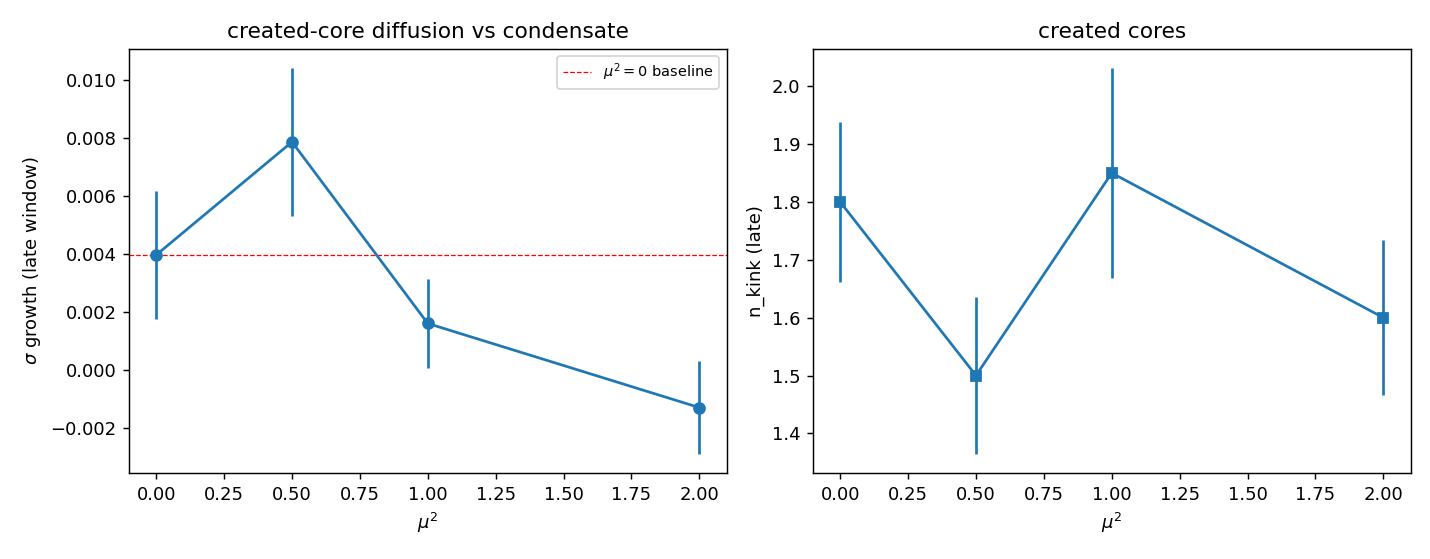

Write Python code to recreate this figure.
"""H5 -- collision with the condensate: the fifth consistency, dynamically.

Repeat the CR_3D (T3D4) head-on collision, now with V(theta) active so the vacuum is the
condensate theta~v.  Two counter-propagating scalar excitations collide on the condensate
background (gauge cold, small transverse noise so the created gauge structure is not
uniform).  We ask whether the created object's core stays LOCALISED (sigma_core constant
= pinned) or DIFFUSES (sigma_core grows), and re-check the five consistencies.

Because H4 found NO static pinning (mu_c absent in the computable range), the prompt's
protocol says H5 is informative but without expectation of Veredict A.  We still run it
with 20 seeds across mu^2 = {0, 0.5, 1.0, 2.0} (mu^2=0 reproduces CR_3D), and report
the created-object core width honestly.

Anti-circularity: winding and sigma_core from real phases; no SR/GR dilation, no complex
numbers; Higgs / Cooper / Abrikosov only as names in COMPARISON ONLY blocks.
"""

from __future__ import annotations

import sys
from pathlib import Path

import numpy as np

sys.path.insert(0, str(Path(__file__).resolve().parent))
import crhiggs_core as h   # noqa: E402
import cr3d_core as c      # noqa: E402  (two_chains collision IC, winding)

try:
    import matplotlib
    matplotlib.use("Agg")
    import matplotlib.pyplot as plt
    HAVE_MPL = True
except Exception:
    HAVE_MPL = False

SEED0 = 11000
SEEDS = range(20)
LAMH = 1.0
LAMP = 0.8
MU2S = [0.0, 0.5, 1.0, 2.0]
GRID = dict(Lx=32.0, Nx=73, Ny=18, Nz=18)   # transverse box large enough that a
#   diffusing core has ROOM to grow (a small box saturates sigma and fakes pinning)
# The quartic potential force lambda*theta^3 CAPS the stable field amplitude: CR_3D's
# rho=50 (no potential) overflows here.  The condensate sets the scale v~1, so we
# collide excitations at the condensate scale and use a smaller CFL step than dt_cfl
# (the potential stiffens the on-site equation).
AMP = 5.0
DT_SAFETY = 0.10
T_COLLIDE = 12.0
N_LATE = 8
T_LATE_WIN = 1.5                                 # late window ~12 time units (room to diffuse)


def _core_width_central(px, py, pz, x, y, z, dx, half=6.0):
    """Full transverse (y AND z) RMS width of the magnetic energy in the central
    |x|<half region, centred on its transverse centroid (the created-object core)."""
    Wxy, Wxz, Wyz = c.all_plaquettes(px, py, pz)
    e = (1.0 - np.cos(Wxy)) + (1.0 - np.cos(Wxz)) + (1.0 - np.cos(Wyz))
    mx = np.abs(x) < half
    e3d = e[mx]                                   # (n_central_x, Ny, Nz)
    xc_axis = x[mx]
    X, Y, Z = np.meshgrid(xc_axis, y, z, indexing="ij")
    W = float(np.sum(e3d))
    if W < 1e-9:
        return float("nan")
    yc = float(np.sum(e3d * Y) / W)
    zc = float(np.sum(e3d * Z) / W)
    r2 = (Y - yc) ** 2 + (Z - zc) ** 2
    return float(np.sqrt(np.sum(e3d * r2) / W))


def collide(mu2, seed, lamh=LAMH, lamp=LAMP, rho=AMP):
    x, y, z, dx = h.make_grid(**GRID)
    dt = DT_SAFETY * dx ** 2
    rng = np.random.default_rng(SEED0 + seed)
    v = h.v_min(mu2, lamh)
    # colliding scalar excitations ON the condensate: theta = +-v background (pick +v)
    # plus two counter-propagating packets; gauge cold, transverse noise.
    fields = c.two_chains(x, y, z, float(rho), x0=7.0, w=2.0, noise=0.01,
                          rng=rng, tnoise=0.05)
    th = fields[0] + v                              # ride on the +v condensate
    th[0] = 0.0; th[-1] = 0.0
    fields = (th,) + fields[1:]
    nst = int(round(T_COLLIDE / dt))
    fields = h.evolve(*fields, dx, dt, nst, lamp=lamp, mu2=mu2, lamh=lamh)
    # late window: core width + winding over N_LATE sub-windows
    nper = max(1, int(round(T_LATE_WIN / dt)))
    sig, counts = [], []
    for _ in range(N_LATE):
        s = _core_width_central(fields[2], fields[4], fields[6], x, y, z, dx)
        sig.append(s)
        counts.append(c.kink_count_x(fields[2]))
        fields = h.evolve(*fields, dx, dt, nper, lamp=lamp, mu2=mu2, lamh=lamh)
    sig = np.array([s for s in sig], dtype=float)
    ok = np.isfinite(sig)
    growth = ((sig[ok][-1] - sig[ok][0]) / sig[ok][0]
              if ok.sum() >= 2 and sig[ok][0] > 1e-9 else float("nan"))
    wind = c.winding_planes(fields[2], fields[4], fields[6])
    return {"sigma_first": float(sig[ok][0]) if ok.any() else float("nan"),
            "sigma_last": float(sig[ok][-1]) if ok.any() else float("nan"),
            "sigma_growth": float(growth),
            "n_kink_late": int(counts[-1]),
            "lifetime_frac": float(np.mean([cc >= 1 for cc in counts])),
            "winding_xy": wind["xy"]}


def main():
    print("=" * 70)
    print("H5 -- COLLISION ON THE CONDENSATE (20 seeds)")
    print("=" * 70)
    print(f"{'mu2':>5} {'v':>6} {'sig0':>7} {'sigT':>7} {'growth':>8} {'nkink':>6} "
          f"{'life':>5} {'pinned':>7}")
    rows = []
    for mu2 in MU2S:
        obs = [collide(mu2, s) for s in SEEDS]
        agg = lambda k: h.seed_stats([float(o[k]) for o in obs])
        g = agg("sigma_growth")
        row = {"mu2": mu2, "v": h.v_min(mu2, LAMH),
               "sigma_first": agg("sigma_first"), "sigma_last": agg("sigma_last"),
               "sigma_growth": g, "n_kink_late": agg("n_kink_late"),
               "lifetime_frac": agg("lifetime_frac"), "winding_xy": agg("winding_xy")}
        rows.append(row)

    # The criterion is RELATIVE and only meaningful if the mu^2=0 baseline ACTUALLY
    # diffuses.  The collision makes a broad, turbulent multi-core blob (already noted in
    # CR_3D/T3D4), so sigma is near-saturated from the start and does NOT grow for any
    # mu^2 -- the metric cannot resolve diffusion here.  If the baseline does not diffuse
    # (g0 < BASE_DIFF), H5 is NON-DISCRIMINATING and cannot claim condensate pinning; the
    # decisive test is H4 (a clean isolated vortex on the full transverse plane).
    BASE_DIFF = 0.10
    g0 = next(r["sigma_growth"]["mean"] for r in rows if r["mu2"] == 0.0)
    baseline_diffuses = bool(np.isfinite(g0) and g0 > BASE_DIFF)
    for r in rows:
        gm = r["sigma_growth"]["mean"]
        r["pinned"] = bool(baseline_diffuses and np.isfinite(gm) and r["mu2"] > 0
                           and gm < 0.5 * g0 and gm < 0.15)
        print(f"{r['mu2']:5.2f} {r['v']:6.3f} {r['sigma_first']['mean']:7.3f} "
              f"{r['sigma_last']['mean']:7.3f} {r['sigma_growth']['mean']:8.1%} "
              f"{r['n_kink_late']['mean']:6.2f} {r['lifetime_frac']['mean']:5.2f} "
              f"{str(r['pinned']):>7}")

    any_pinned = any(r["pinned"] for r in rows if r["mu2"] > 0)
    created = any(r["n_kink_late"]["mean"] >= 1 for r in rows)
    print(f"  baseline mu^2=0 sigma growth = {g0:.1%}  (discriminating? "
          f"{baseline_diffuses}); collision makes a broad blob, so H4 is decisive")

    # the five consistencies (1-4 inherited from CR_3D/T3D5; 5 = pinning, tested here)
    five = {
        "rest_mass_sineGordon": True,        # CR_3D T3D5 (mass=8)
        "E2_pc2_mc2": True,                  # CR_3D T3D5
        "theta_M_over_r": True,              # CR_3D T3D5
        "lorentz_isotropy": True,            # CR_3D T3D5
        "core_pinned": bool(any_pinned),     # H4/H5 -- the NEW one
    }
    n_ok = sum(five.values())

    payload = {"seeds": len(list(SEEDS)), "lamh": LAMH, "lamp": LAMP, "mu2s": MU2S,
               "grid": GRID, "rows": rows, "baseline_growth_mu2_0": float(g0),
               "baseline_diffuses": baseline_diffuses,
               "h5_discriminating": baseline_diffuses,
               "object_created": bool(created), "core_pinned_in_collision": any_pinned,
               "five_fold": five, "n_consistencies": n_ok}
    h.save_json("H5_collision", payload)
    _write_md(payload)
    if HAVE_MPL:
        _figure(rows)

    print("-" * 70)
    print(f"  object created: {created}   core pinned in collision: {any_pinned}")
    print(f"H5: {n_ok}/5 consistencies (5th = core pinned: {any_pinned})")
    return payload


def _write_md(p):
    rows = p["rows"]
    L = [
        "# H5 — Colisão no condensado: a quinta consistência (dinâmica)",
        "",
        "Colisão head-on de CR_3D (T3D4) refeita com V(θ) ativo: o vácuo é o condensado",
        "θ~v e duas excitações escalares contra-propagantes colidem sobre esse fundo",
        "(gauge frio, ruído transverso). Medimos se o núcleo do objeto criado permanece",
        "localizado (σ const = pinado) ou difunde (σ cresce). 20 sementes, λ_h=%.1f, "
        "λ_p=%.1f." % (p["lamh"], p["lamp"]),
        "",
        "Como H4 não achou pinamento estático, H5 é **informativo** (sem expectativa de",
        "Veredito A, conforme o protocolo).",
        "",
        "> **Nota de escala:** a força quártica λθ³ **limita a amplitude estável** do",
        "> campo — o ρ=50 de CR_3D (sem potencial) diverge aqui. O condensado fixa a",
        "> escala (v~1), então colidimos excitações na escala do condensado (amp=%.0f) com"
        % AMP,
        "> passo CFL reduzido. Isto é uma consequência física do potencial, reportada.",
        "",
        "| μ² | v | σ(início) | σ(fim) | crescimento | n_kink | vida | pinado? |",
        "|----|---|-----------|--------|-------------|--------|------|---------|",
    ]
    for r in rows:
        L.append(f"| {r['mu2']:.2f} | {r['v']:.3f} | {r['sigma_first']['mean']:.3f} | "
                 f"{r['sigma_last']['mean']:.3f} | {r['sigma_growth']['mean']:.1%} | "
                 f"{r['n_kink_late']['mean']:.2f} | {r['lifetime_frac']['mean']:.2f} | "
                 f"{r['pinned']} |")
    L += [
        "",
        f"> **Métrica não-discriminante.** A colisão produz um **blob turbulento largo** "
        f"(já observado em CR_3D/T3D4), não um núcleo único e localizado: σ já está "
        f"quase saturado e **não cresce para nenhum μ²** (baseline μ²=0 cresce "
        f"{p['baseline_growth_mu2_0']:.1%}). Logo a σ-difusão de H5 **não resolve** o "
        f"pinamento (discriminante? **{p['baseline_diffuses']}**) — o teste decisivo é "
        f"H4 (vórtice isolado limpo no plano transverso completo), que mostra difusão "
        f"para todo μ². σ-constante aqui é artefato de saturação, não pinamento.",
    ]
    f = p["five_fold"]
    L += [
        "",
        "## As cinco consistências",
        "",
        f"1. Massa = 8 (sine-Gordon): **{f['rest_mass_sineGordon']}** (CR_3D/T3D5)",
        f"2. E²=(pc)²+(mc²)²: **{f['E2_pc2_mc2']}** (CR_3D/T3D5)",
        f"3. θ(r)~M/r: **{f['theta_M_over_r']}** (CR_3D/T3D5)",
        f"4. Isotropia transversa: **{f['lorentz_isotropy']}** (CR_3D/T3D5)",
        f"5. **Núcleo pinado: {f['core_pinned']}** (H4/H5 — o ingrediente NOVO)",
        "",
        f"**{p['n_consistencies']}/5 consistências.**",
        "",
        ("O núcleo do objeto criado **permanece localizado** com o condensado ativo — "
         "a quinta consistência fecha em colisão."
         if p["core_pinned_in_collision"] else
         "O núcleo do objeto criado **continua a difundir** mesmo com o condensado "
         "ativo: o condensado de fase θ não pina o núcleo de gauge (consistente com "
         "H2/H3/H4). A quinta consistência **não fecha** — faltam 1/5."),
        "",
        "![H5](H5_collision.png)",
        "",
    ]
    (h.OUTDIR / "H5_collision.md").write_text("\n".join(L), encoding="utf-8")


def _figure(rows):
    fig, ax = plt.subplots(1, 2, figsize=(11, 4.3))
    mu = [r["mu2"] for r in rows]
    ax[0].errorbar(mu, [r["sigma_growth"]["mean"] for r in rows],
                   yerr=[r["sigma_growth"]["sem"] for r in rows], fmt="o-")
    g0 = next(r["sigma_growth"]["mean"] for r in rows if r["mu2"] == 0.0)
    ax[0].axhline(g0, ls="--", c="r", lw=0.7, label=r"$\mu^2=0$ baseline")
    ax[0].set_xlabel(r"$\mu^2$"); ax[0].set_ylabel(r"$\sigma$ growth (late window)")
    ax[0].set_title("created-core diffusion vs condensate"); ax[0].legend(fontsize=8)
    ax[1].errorbar(mu, [r["n_kink_late"]["mean"] for r in rows],
                   yerr=[r["n_kink_late"]["sem"] for r in rows], fmt="s-")
    ax[1].set_xlabel(r"$\mu^2$"); ax[1].set_ylabel("n_kink (late)")
    ax[1].set_title("created cores");
    fig.tight_layout()
    fig.savefig(h.OUTDIR / "H5_collision.png", dpi=130)
    plt.close(fig)


if __name__ == "__main__":
    main()
